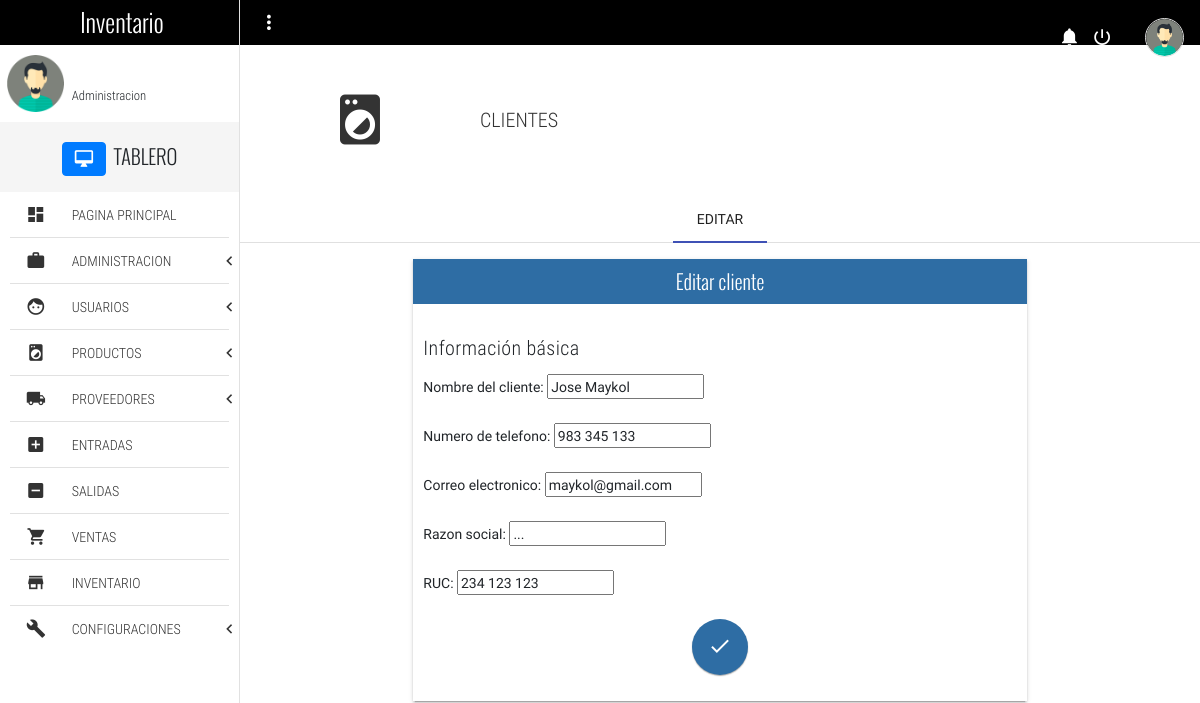
The app's page /editClient/1 with its own data.
### Inventario/models.py (models this page shows, shortened)
class Client(models.Model):
    customer_name =  models.CharField(max_length= 60, null= True, verbose_name= "Nombre del cliente")
    phone = models.CharField(max_length=20, null= True, verbose_name= "Numero de telefono")
    email = models.EmailField(null= True, verbose_name= "Correo electronico")
    razon_social = models.CharField(max_length=200,null=True, verbose_name="Razon social")
    RUC =models.CharField(null=True, max_length=11,verbose_name="RUC")
    class Meta:
        verbose_name = "Cliente"
        verbose_name_plural = "Clientes"

### Inventario/views.py (the view)
# urls.py: path('editClient/<int:client_id>', views.editClient, name = 'editClient'),
def editClient(request, client_id):
    instancia = Client.objects.get(id = client_id)
    form = ClientForm(instance = instancia)
    if request.method == "POST":
        form = ClientForm(request.POST, instance = instancia)
        if form.is_valid():
            instancia = form.save(commit = False)
            instancia.save()
        return redirect("listClient")
    return render(request, "editClient.html", {'form' : form})

### Inventario/forms.py
class ClientForm(forms.ModelForm):
	class Meta:
		model = Client
		fields = [
				'customer_name',
				'phone',
				'email',
				'razon_social',
				'RUC',
		]

### Templates/editClient.html (shortened to what this page needs)
{% extends 'base.html' %}
{% block content %}
	<section class="full-width pageContent">
		<section class="full-width header-well">
			<div class="full-width header-well-icon">
				<i class="zmdi zmdi-washing-machine"></i>
			</div>
			<div class="full-width header-well-text">
				<p class="text-condensedLight">
					CLIENTES
				</p>
			</div>
		</section>
		<div class="mdl-tabs mdl-js-tabs mdl-js-ripple-effect">
			<div class="mdl-tabs__tab-bar">
				<a href="#tabNewProduct" class="mdl-tabs__tab is-active">EDITAR</a>
			</div>
			<div class="mdl-tabs__panel is-active" id="tabNewProduct">
				<div class="mdl-grid">
					<div class="mdl-cell mdl-cell--4-col-phone mdl-cell--8-col-tablet mdl-cell--8-col-desktop mdl-cell--2-offset-desktop">
						<div class="full-width panel mdl-shadow--2dp">
							<div class="full-width panel-tittle bg-primary text-center tittles">
								Editar cliente
							</div>
							<div class="full-width panel-content">
								<form method="POST" enctype="multipart/form-data">
									<h5 class="text-condensedLight">Información básica</h5>
									{{ form.as_p }}
									<p class="text-center">
										<button class="mdl-button mdl-js-button mdl-button--fab mdl-js-ripple-effect mdl-button--colored bg-primary" id="btn-addProduct">
											<i class="zmdi zmdi-check"></i>
										</button>
									</p>
								</form>
							</div>
						</div>
					</div>
				</div>
			</div>
		</div>
	</section>
{% endblock %}

### Static/css/main.css (style rules this page uses)
html, body { width: 100%; height: 100%; margin: 0; padding: 0; font-size: 16px; font-family: "RobotoRegular"; position: relative; background-color: #fff; }
.text-condensedLight { font-family: "RobotoCondensedLight"; }
.text-center { text-align: center; }
.tittles { font-family: "OswaldLight"; }
.panel { height: auto; }
.panel-tittle { height: 45px; display: block; line-height: 45px; color: #fff; font-size: 20px; }
.panel-content { display: block; padding: 10px; }
.header-well, .header-well-icon, .header-well-text { min-height: 150px; height: auto; }
.header-well { position: relative; }
.header-well-icon, .header-well-text { position: absolute; top: 0; color: #333; }
.header-well-icon { left: 0; width: 25%; }
.header-well-icon i, .header-well-text p { position: absolute; top: 50%; display: block; width: 100%; transform: translateY(-50%); }
.header-well-icon i { text-align: center; font-size: 60px; }
.header-well-text { right: 0; width: 75%; }
.header-well-text p { font-size: 20px; margin: 0; padding: 0; }
.bg-primary { background-color: #2e6da4 !important; }
.navLateral, .pageContent, .navLateral-body, .navLateral-bg { position: absolute; top: 0; height: 100%; }
.pageContent { padding-top: 45px; right: 0; width: 80%; z-index: 77; background-color: #fff; transition: all .3s ease-in-out; }

### records on screen
Client: customer_name "Jose Maykol", phone "983 345 133", email "maykol@gmail.com", razon_social "...", RUC "234 123 123"
